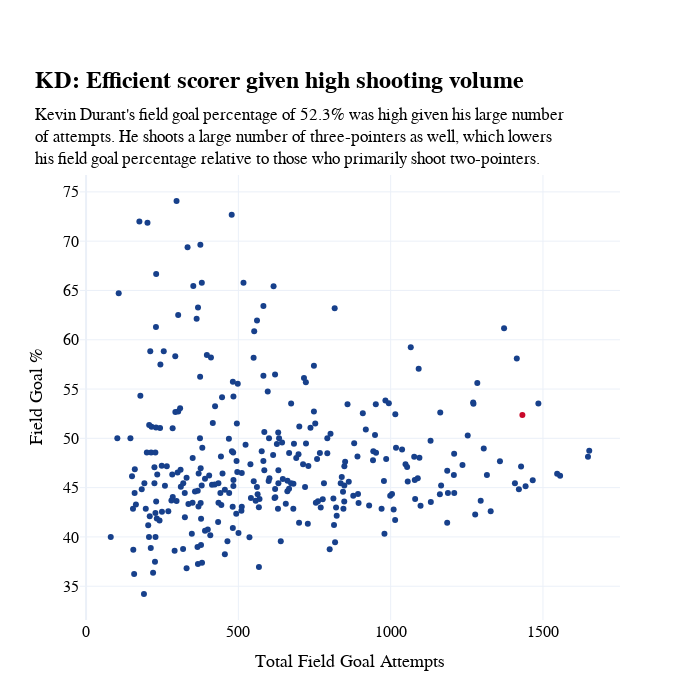

This figure's notebook cell:
### Code cell
df_filtered.loc[df_filtered['Player'] == 'Kevin Durant', 'flag_kd'] = True
df_filtered.loc[df_filtered['Player'] != 'Kevin Durant', 'flag_kd'] = False

df_filtered = df_filtered.rename(
    columns={
        "field_goal_pct": "Field Goal %",
        "total_field_goals_att": "Total Field Goal Attempts"
    }
)

fig = px.scatter(
    df_filtered,
    x='Total Field Goal Attempts',
    y='Field Goal %',
    color="flag_kd",
    color_discrete_sequence=[COLOR_PALETTE['Blue'],COLOR_PALETTE['Red']],
    title="<b>KD: Efficient scorer given high shooting volume</b>",
    subtitle="Kevin Durant's field goal percentage of 52.3% was high given his large number<br>of attempts. He shoots a large number of three-pointers as well, which lowers<br>his field goal percentage relative to those who primarily shoot two-pointers.",
    template='plotly_white',
    width=700,
    height=700

)
fig.update_layout(
    showlegend=False,
    font_color="black",
    font_family = OTHER_FONT,
    title_font_family = TITLE_FONT,
    title_font_size = TITLE_FONT_SIZE,
    margin = {'t': 175},
    # Axis title font size
    yaxis_title_font_size = 18,
    xaxis_title_font_size = 18,
    # Axis tick font size
    yaxis_tickfont_size = 16,
    xaxis_tickfont_size = 16,
)

display(fig)

### Figure 1 — Plotly figure (JSON) as saved in the notebook; plotly's stock layout.template omitted (floating-point values rounded to 4 significant figures; data arrays with more than 128 entries replaced by an {"elided": "..."} marker saying what was removed)
{"data": [{"hovertemplate": "flag_kd=False<br>Total Field Goal Attempts=%{x}<br>Field Goal %=%{y}<extra></extra>", "legendgroup": "False", "marker": {"color": "#17408B", "symbol": "circle"}, "mode": "markers", "name": "False", "orientation": "v", "showlegend": true, "type": "scatter", "x": {"elided": "300 float values"}, "xaxis": "x", "y": {"elided": "300 float values"}, "yaxis": "y"}, {"hovertemplate": "flag_kd=True<br>Total Field Goal Attempts=%{x}<br>Field Goal %=%{y}<extra></extra>", "legendgroup": "True", "marker": {"color": "#C9082A", "symbol": "circle"}, "mode": "markers", "name": "True", "orientation": "v", "showlegend": true, "type": "scatter", "x": [1432.0], "xaxis": "x", "y": [52.36], "yaxis": "y"}], "layout": {"font": {"color": "black", "family": "Helvetica"}, "height": 700, "legend": {"title": {"text": "flag_kd"}, "tracegroupgap": 0}, "margin": {"t": 175}, "showlegend": false, "title": {"font": {"family": "Georgia", "size": 24}, "subtitle": {"text": "Kevin Durant's field goal percentage of 52.3% was high given his large number<br>of attempts. He shoots a large number of three-pointers as well, which lowers<br>his field goal percentage relative to those who primarily shoot two-pointers."}, "text": "<b>KD: Efficient scorer given high shooting volume</b>"}, "width": 700, "xaxis": {"anchor": "y", "domain": [0, 1], "tickfont": {"size": 16}, "title": {"font": {"size": 18}, "text": "Total Field Goal Attempts"}}, "yaxis": {"anchor": "x", "domain": [0, 1], "tickfont": {"size": 16}, "title": {"font": {"size": 18}, "text": "Field Goal %"}}}}
